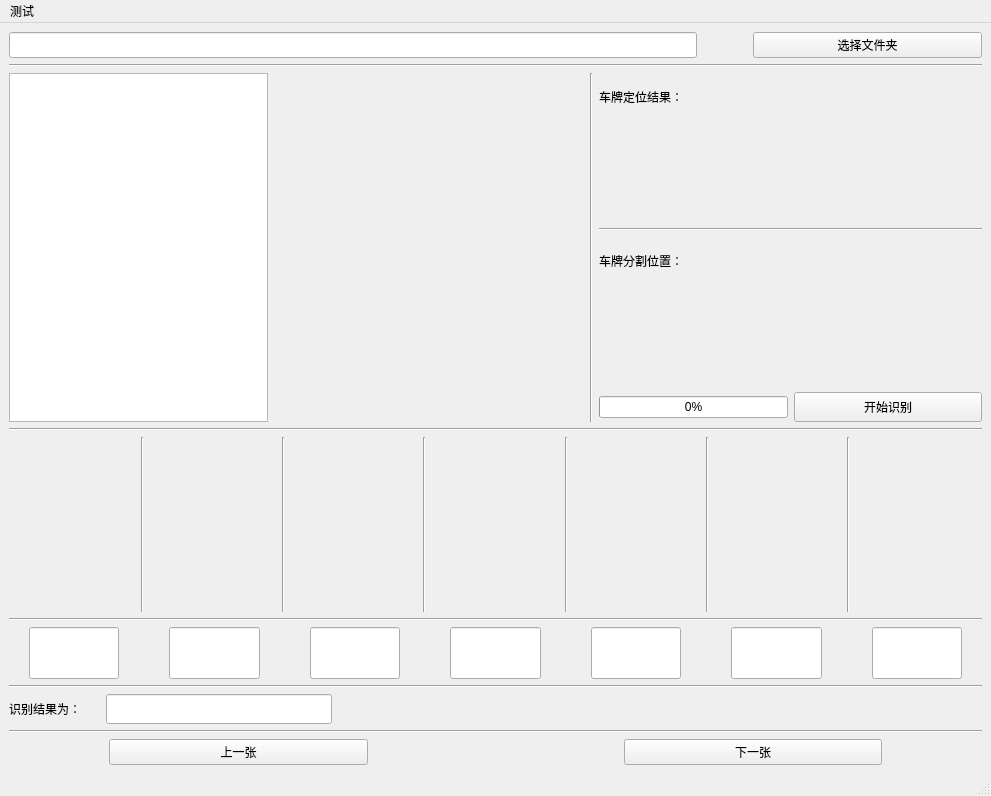
<?xml version="1.0" encoding="UTF-8"?>
<ui version="4.0">
 <class>MainWindow</class>
 <widget class="QMainWindow" name="MainWindow">
  <property name="geometry">
   <rect>
    <x>0</x>
    <y>0</y>
    <width>991</width>
    <height>796</height>
   </rect>
  </property>
  <property name="sizePolicy">
   <sizepolicy hsizetype="Preferred" vsizetype="Preferred">
    <horstretch>0</horstretch>
    <verstretch>0</verstretch>
   </sizepolicy>
  </property>
  <property name="windowTitle">
   <string>MainWindow</string>
  </property>
  <widget class="QWidget" name="centralwidget">
   <property name="maximumSize">
    <size>
     <width>16777215</width>
     <height>16777215</height>
    </size>
   </property>
   <layout class="QVBoxLayout" name="verticalLayout_2" stretch="1,0,20,0,10,0,3,0,0,0,0">
    <item>
     <layout class="QHBoxLayout" name="horizontalLayout">
      <item>
       <widget class="QLineEdit" name="lineEdit">
        <property name="enabled">
         <bool>true</bool>
        </property>
        <property name="sizePolicy">
         <sizepolicy hsizetype="Expanding" vsizetype="Minimum">
          <horstretch>3</horstretch>
          <verstretch>0</verstretch>
         </sizepolicy>
        </property>
        <property name="readOnly">
         <bool>true</bool>
        </property>
       </widget>
      </item>
      <item>
       <spacer name="horizontalSpacer_4">
        <property name="orientation">
         <enum>Qt::Horizontal</enum>
        </property>
        <property name="sizeHint" stdset="0">
         <size>
          <width>50</width>
          <height>20</height>
         </size>
        </property>
       </spacer>
      </item>
      <item>
       <widget class="QPushButton" name="pushButton">
        <property name="sizePolicy">
         <sizepolicy hsizetype="Minimum" vsizetype="Minimum">
          <horstretch>1</horstretch>
          <verstretch>0</verstretch>
         </sizepolicy>
        </property>
        <property name="text">
         <string>选择文件夹</string>
        </property>
       </widget>
      </item>
     </layout>
    </item>
    <item>
     <widget class="Line" name="line_2">
      <property name="orientation">
       <enum>Qt::Horizontal</enum>
      </property>
     </widget>
    </item>
    <item>
     <layout class="QHBoxLayout" name="horizontalLayout_6" stretch="3,0,2">
      <item>
       <layout class="QHBoxLayout" name="horizontalLayout_4" stretch="10,12">
        <item>
         <widget class="QListView" name="listView">
          <property name="sizePolicy">
           <sizepolicy hsizetype="Expanding" vsizetype="Expanding">
            <horstretch>1</horstretch>
            <verstretch>0</verstretch>
           </sizepolicy>
          </property>
         </widget>
        </item>
        <item>
         <widget class="QLabel" name="picture">
          <property name="sizePolicy">
           <sizepolicy hsizetype="Preferred" vsizetype="Preferred">
            <horstretch>1</horstretch>
            <verstretch>0</verstretch>
           </sizepolicy>
          </property>
          <property name="text">
           <string/>
          </property>
         </widget>
        </item>
       </layout>
      </item>
      <item>
       <widget class="Line" name="line_10">
        <property name="orientation">
         <enum>Qt::Vertical</enum>
        </property>
       </widget>
      </item>
      <item>
       <layout class="QVBoxLayout" name="verticalLayout">
        <item>
         <widget class="QLabel" name="label_11">
          <property name="sizePolicy">
           <sizepolicy hsizetype="Preferred" vsizetype="Preferred">
            <horstretch>0</horstretch>
            <verstretch>1</verstretch>
           </sizepolicy>
          </property>
          <property name="text">
           <string>车牌定位结果：</string>
          </property>
         </widget>
        </item>
        <item>
         <widget class="QLabel" name="platePos">
          <property name="sizePolicy">
           <sizepolicy hsizetype="Preferred" vsizetype="Preferred">
            <horstretch>0</horstretch>
            <verstretch>2</verstretch>
           </sizepolicy>
          </property>
          <property name="text">
           <string/>
          </property>
         </widget>
        </item>
        <item>
         <widget class="Line" name="line_11">
          <property name="orientation">
           <enum>Qt::Horizontal</enum>
          </property>
         </widget>
        </item>
        <item>
         <widget class="QLabel" name="label_12">
          <property name="sizePolicy">
           <sizepolicy hsizetype="Preferred" vsizetype="Preferred">
            <horstretch>0</horstretch>
            <verstretch>1</verstretch>
           </sizepolicy>
          </property>
          <property name="text">
           <string>车牌分割位置：</string>
          </property>
         </widget>
        </item>
        <item>
         <widget class="QLabel" name="label_10">
          <property name="sizePolicy">
           <sizepolicy hsizetype="Preferred" vsizetype="Preferred">
            <horstretch>0</horstretch>
            <verstretch>2</verstretch>
           </sizepolicy>
          </property>
          <property name="text">
           <string/>
          </property>
         </widget>
        </item>
        <item>
         <layout class="QHBoxLayout" name="horizontalLayout_5">
          <item>
           <widget class="QProgressBar" name="progressBar">
            <property name="value">
             <number>0</number>
            </property>
           </widget>
          </item>
          <item>
           <widget class="QPushButton" name="pushButton_4">
            <property name="sizePolicy">
             <sizepolicy hsizetype="Expanding" vsizetype="Minimum">
              <horstretch>0</horstretch>
              <verstretch>0</verstretch>
             </sizepolicy>
            </property>
            <property name="minimumSize">
             <size>
              <width>0</width>
              <height>30</height>
             </size>
            </property>
            <property name="text">
             <string>开始识别</string>
            </property>
           </widget>
          </item>
         </layout>
        </item>
       </layout>
      </item>
     </layout>
    </item>
    <item>
     <widget class="Line" name="line">
      <property name="orientation">
       <enum>Qt::Horizontal</enum>
      </property>
     </widget>
    </item>
    <item>
     <layout class="QHBoxLayout" name="horizontalLayout_3">
      <property name="topMargin">
       <number>0</number>
      </property>
      <item>
       <widget class="QLabel" name="char_a">
        <property name="text">
         <string/>
        </property>
       </widget>
      </item>
      <item>
       <widget class="Line" name="line_3">
        <property name="orientation">
         <enum>Qt::Vertical</enum>
        </property>
       </widget>
      </item>
      <item>
       <widget class="QLabel" name="char_b">
        <property name="text">
         <string/>
        </property>
       </widget>
      </item>
      <item>
       <widget class="Line" name="line_4">
        <property name="orientation">
         <enum>Qt::Vertical</enum>
        </property>
       </widget>
      </item>
      <item>
       <widget class="QLabel" name="char_c">
        <property name="text">
         <string/>
        </property>
       </widget>
      </item>
      <item>
       <widget class="Line" name="line_5">
        <property name="orientation">
         <enum>Qt::Vertical</enum>
        </property>
       </widget>
      </item>
      <item>
       <widget class="QLabel" name="char_d"/>
      </item>
      <item>
       <widget class="Line" name="line_6">
        <property name="orientation">
         <enum>Qt::Vertical</enum>
        </property>
       </widget>
      </item>
      <item>
       <widget class="QLabel" name="char_e"/>
      </item>
      <item>
       <widget class="Line" name="line_7">
        <property name="orientation">
         <enum>Qt::Vertical</enum>
        </property>
       </widget>
      </item>
      <item>
       <widget class="QLabel" name="char_f"/>
      </item>
      <item>
       <widget class="Line" name="line_8">
        <property name="orientation">
         <enum>Qt::Vertical</enum>
        </property>
       </widget>
      </item>
      <item>
       <widget class="QLabel" name="char_g"/>
      </item>
     </layout>
    </item>
    <item>
     <widget class="Line" name="line_12">
      <property name="orientation">
       <enum>Qt::Horizontal</enum>
      </property>
     </widget>
    </item>
    <item>
     <layout class="QHBoxLayout" name="horizontalLayout_7">
      <property name="spacing">
       <number>50</number>
      </property>
      <property name="leftMargin">
       <number>20</number>
      </property>
      <property name="rightMargin">
       <number>20</number>
      </property>
      <item>
       <widget class="QLineEdit" name="res_a">
        <property name="sizePolicy">
         <sizepolicy hsizetype="Expanding" vsizetype="Minimum">
          <horstretch>0</horstretch>
          <verstretch>0</verstretch>
         </sizepolicy>
        </property>
       </widget>
      </item>
      <item>
       <widget class="QLineEdit" name="res_b">
        <property name="sizePolicy">
         <sizepolicy hsizetype="Expanding" vsizetype="Minimum">
          <horstretch>0</horstretch>
          <verstretch>0</verstretch>
         </sizepolicy>
        </property>
       </widget>
      </item>
      <item>
       <widget class="QLineEdit" name="res_c">
        <property name="sizePolicy">
         <sizepolicy hsizetype="Expanding" vsizetype="Minimum">
          <horstretch>0</horstretch>
          <verstretch>0</verstretch>
         </sizepolicy>
        </property>
       </widget>
      </item>
      <item>
       <widget class="QLineEdit" name="res_d">
        <property name="sizePolicy">
         <sizepolicy hsizetype="Expanding" vsizetype="Minimum">
          <horstretch>0</horstretch>
          <verstretch>0</verstretch>
         </sizepolicy>
        </property>
       </widget>
      </item>
      <item>
       <widget class="QLineEdit" name="res_e">
        <property name="sizePolicy">
         <sizepolicy hsizetype="Expanding" vsizetype="Minimum">
          <horstretch>0</horstretch>
          <verstretch>0</verstretch>
         </sizepolicy>
        </property>
       </widget>
      </item>
      <item>
       <widget class="QLineEdit" name="res_f">
        <property name="sizePolicy">
         <sizepolicy hsizetype="Expanding" vsizetype="Minimum">
          <horstretch>0</horstretch>
          <verstretch>0</verstretch>
         </sizepolicy>
        </property>
       </widget>
      </item>
      <item>
       <widget class="QLineEdit" name="res_g">
        <property name="sizePolicy">
         <sizepolicy hsizetype="Expanding" vsizetype="Minimum">
          <horstretch>0</horstretch>
          <verstretch>0</verstretch>
         </sizepolicy>
        </property>
       </widget>
      </item>
     </layout>
    </item>
    <item>
     <widget class="Line" name="line_9">
      <property name="orientation">
       <enum>Qt::Horizontal</enum>
      </property>
     </widget>
    </item>
    <item>
     <layout class="QHBoxLayout" name="horizontalLayout_8">
      <property name="spacing">
       <number>25</number>
      </property>
      <item>
       <widget class="QLabel" name="label">
        <property name="sizePolicy">
         <sizepolicy hsizetype="Fixed" vsizetype="Preferred">
          <horstretch>0</horstretch>
          <verstretch>0</verstretch>
         </sizepolicy>
        </property>
        <property name="text">
         <string>识别结果为：</string>
        </property>
       </widget>
      </item>
      <item>
       <widget class="QLineEdit" name="result">
        <property name="sizePolicy">
         <sizepolicy hsizetype="Minimum" vsizetype="Fixed">
          <horstretch>0</horstretch>
          <verstretch>0</verstretch>
         </sizepolicy>
        </property>
        <property name="minimumSize">
         <size>
          <width>10</width>
          <height>30</height>
         </size>
        </property>
       </widget>
      </item>
      <item>
       <spacer name="horizontalSpacer_5">
        <property name="orientation">
         <enum>Qt::Horizontal</enum>
        </property>
        <property name="sizeType">
         <enum>QSizePolicy::Fixed</enum>
        </property>
        <property name="sizeHint" stdset="0">
         <size>
          <width>650</width>
          <height>20</height>
         </size>
        </property>
       </spacer>
      </item>
     </layout>
    </item>
    <item>
     <widget class="Line" name="line_13">
      <property name="orientation">
       <enum>Qt::Horizontal</enum>
      </property>
     </widget>
    </item>
    <item>
     <layout class="QHBoxLayout" name="horizontalLayout_2">
      <item>
       <spacer name="a">
        <property name="orientation">
         <enum>Qt::Horizontal</enum>
        </property>
        <property name="sizeHint" stdset="0">
         <size>
          <width>100</width>
          <height>20</height>
         </size>
        </property>
       </spacer>
      </item>
      <item>
       <widget class="QPushButton" name="pushButton_2">
        <property name="sizePolicy">
         <sizepolicy hsizetype="Minimum" vsizetype="Minimum">
          <horstretch>1</horstretch>
          <verstretch>0</verstretch>
         </sizepolicy>
        </property>
        <property name="text">
         <string>上一张</string>
        </property>
       </widget>
      </item>
      <item>
       <spacer name="horizontalSpacer_2">
        <property name="orientation">
         <enum>Qt::Horizontal</enum>
        </property>
        <property name="sizeHint" stdset="0">
         <size>
          <width>250</width>
          <height>20</height>
         </size>
        </property>
       </spacer>
      </item>
      <item>
       <widget class="QPushButton" name="pushButton_3">
        <property name="sizePolicy">
         <sizepolicy hsizetype="Minimum" vsizetype="Minimum">
          <horstretch>1</horstretch>
          <verstretch>0</verstretch>
         </sizepolicy>
        </property>
        <property name="text">
         <string>下一张</string>
        </property>
       </widget>
      </item>
      <item>
       <spacer name="horizontalSpacer_3">
        <property name="orientation">
         <enum>Qt::Horizontal</enum>
        </property>
        <property name="sizeHint" stdset="0">
         <size>
          <width>100</width>
          <height>20</height>
         </size>
        </property>
       </spacer>
      </item>
     </layout>
    </item>
   </layout>
  </widget>
  <widget class="QMenuBar" name="menubar">
   <property name="geometry">
    <rect>
     <x>0</x>
     <y>0</y>
     <width>991</width>
     <height>26</height>
    </rect>
   </property>
   <widget class="QMenu" name="menu">
    <property name="title">
     <string>测试</string>
    </property>
    <addaction name="actionI"/>
    <addaction name="actionII"/>
   </widget>
   <addaction name="menu"/>
  </widget>
  <widget class="QStatusBar" name="statusbar"/>
  <action name="actionI">
   <property name="text">
    <string>I类车牌集中测试</string>
   </property>
  </action>
  <action name="actionII">
   <property name="text">
    <string>II类车牌集中测试</string>
   </property>
  </action>
 </widget>
 <resources/>
 <connections>
  <connection>
   <sender>pushButton</sender>
   <signal>clicked()</signal>
   <receiver>MainWindow</receiver>
   <slot>showFileDialog()</slot>
   <hints>
    <hint type="sourcelabel">
     <x>845</x>
     <y>63</y>
    </hint>
    <hint type="destinationlabel">
     <x>917</x>
     <y>86</y>
    </hint>
   </hints>
  </connection>
  <connection>
   <sender>listView</sender>
   <signal>clicked(QModelIndex)</signal>
   <receiver>MainWindow</receiver>
   <slot>showPicture()</slot>
   <hints>
    <hint type="sourcelabel">
     <x>112</x>
     <y>189</y>
    </hint>
    <hint type="destinationlabel">
     <x>101</x>
     <y>40</y>
    </hint>
   </hints>
  </connection>
  <connection>
   <sender>pushButton_4</sender>
   <signal>clicked()</signal>
   <receiver>MainWindow</receiver>
   <slot>showRecognition()</slot>
   <hints>
    <hint type="sourcelabel">
     <x>768</x>
     <y>464</y>
    </hint>
    <hint type="destinationlabel">
     <x>619</x>
     <y>42</y>
    </hint>
   </hints>
  </connection>
 </connections>
 <slots>
  <slot>showFileDialog()</slot>
  <slot>showPicture()</slot>
  <slot>showRecognition()</slot>
 </slots>
</ui>
